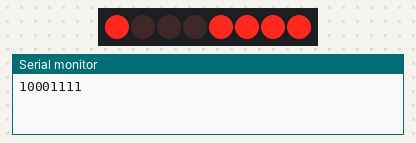
Bench run of a program on a simulated Arduino Uno, built with avr-gcc and run on an emulated ATmega328P. On the bench: 8 shift-register outputs drawn as a row of LEDs (first output left, lit = HIGH), the last lines printed to the serial monitor. Wiring (inferred from the names in the program): shift register (74HC595): data pin 9; shift clock pin 11; latch pin 12. Wiring (inferred from the signals the program sends): row of LEDs: on Q0, Q1, Q2, Q3, Q4, Q5, Q6, Q7.

Above: at 0.5 s.
At 3.5 s:
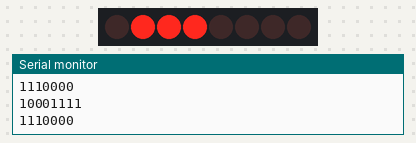
Timing chart, 0 to 4.6 s (numbered marks = the images above):
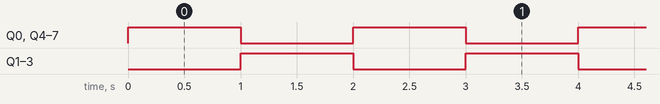

The program:

main.cpp
```cpp
#include "HardwareSerial.h"
#include "Print.h"
#include <Arduino.h>

void updateRegister();

int dataPin = 9;
int clockPin = 11;
int latchPin = 12;

byte data = 0x8F;

void setup()
{
	Serial.begin(9600);
	pinMode(dataPin, OUTPUT);
	pinMode(clockPin, OUTPUT);
	pinMode(latchPin, OUTPUT);
}

void loop()
{
	updateRegister();
	Serial.println(data, BIN); // DEC or OCT or HEX

	delay(1000);

	data = ~data; // or just subtract data from 255 because the flipped data and data added up would be 255
}

void updateRegister()
{
	digitalWrite(latchPin, LOW);
	shiftOut(dataPin, clockPin, LSBFIRST, data);
	digitalWrite(latchPin, HIGH);
}
```

Measured:
- by itself, Q0–7: alternates HIGH for 1.0 s and LOW for 1.0 s
